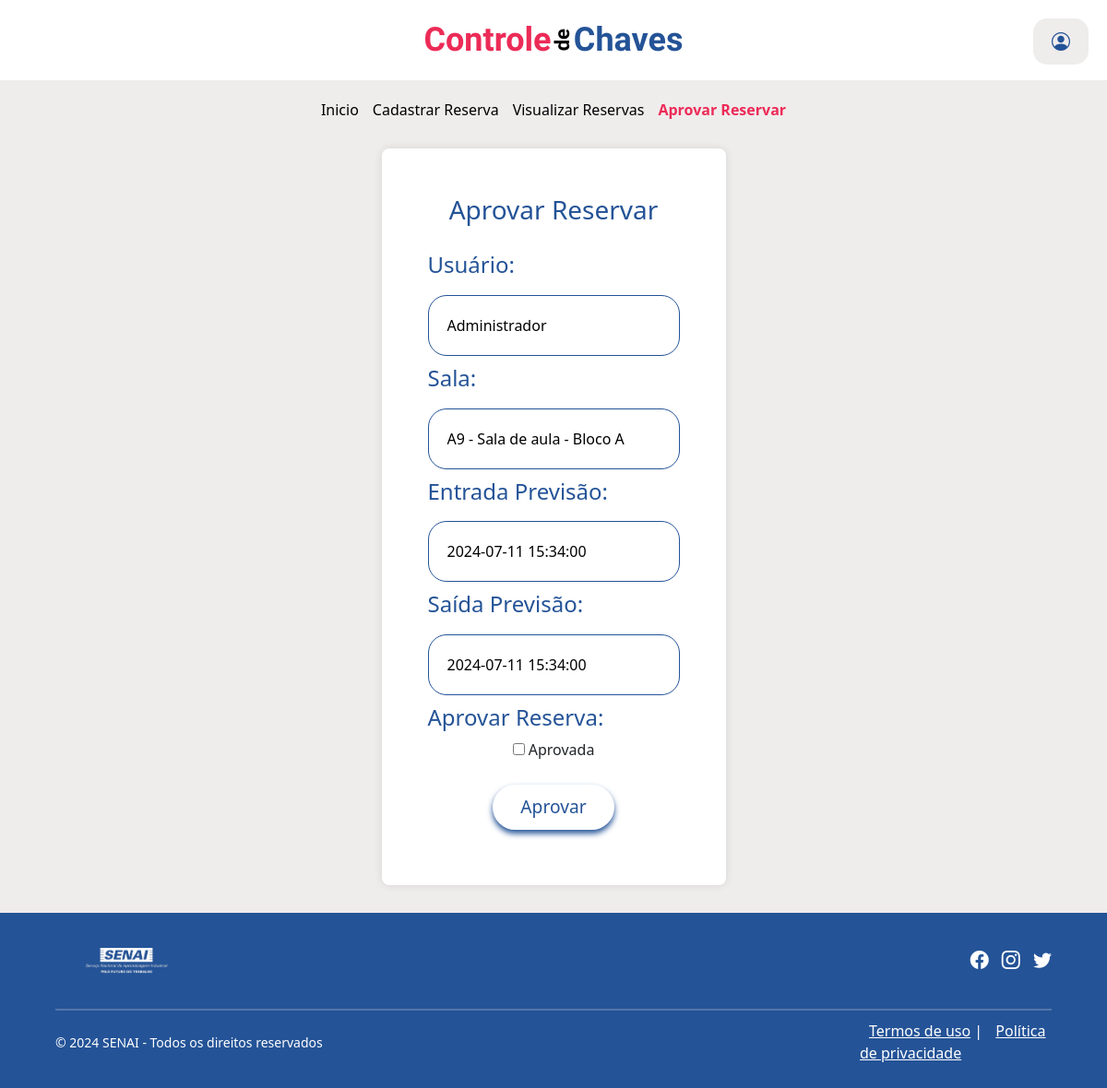
Page /admin/crud_reservas/editar_reservas.php?id_reserva=30 (signed in) on the committed database.
### tables this page shows
CREATE TABLE `tb_reservas` (
  `id_reserva` int(11) NOT NULL,
  `id_sala` int(11) NOT NULL,
  `id_usuario` int(11) NOT NULL,
  `entrada_previsao` datetime NOT NULL,
  `saida_previsao` datetime NOT NULL,
  `dh_reserva` datetime NOT NULL DEFAULT CURRENT_TIMESTAMP,
  `eh_aprovada` tinyint(4) NOT NULL DEFAULT '0',
  `devolver_chave` tinyint(4) NOT NULL DEFAULT '0'
);

CREATE TABLE `tb_usuarios` (
  `id_usuario` int(11) NOT NULL,
  `cpf` varchar(14) NOT NULL,
  `nome_usuario` varchar(45) NOT NULL,
  `senha` varchar(255) NOT NULL,
  `telefone` varchar(16) DEFAULT NULL,
  `eh_admin` tinyint(1) NOT NULL DEFAULT '0',
  `eh_ativo` tinyint(1) NOT NULL DEFAULT '0',
  `id_cargo` int(11) NOT NULL,
  `dh_cadastro` datetime NOT NULL DEFAULT CURRENT_TIMESTAMP
);

CREATE TABLE `tb_salas` (
  `id_sala` int(11) NOT NULL,
  `sala` varchar(100) NOT NULL,
  `bloco` varchar(100) NOT NULL
);

### admin/crud_reservas/editar_reservas.php (the view, shortened to what this page needs)
<?php
include($_SERVER['DOCUMENT_ROOT'] . '/controle_chave/banco/conexao.php');
if (isset($_GET["id_reserva"])) {
    $id_reserva = intval($_GET["id_reserva"]);
    $sql = "SELECT r.*, u.nome_usuario, s.sala, s.bloco FROM tb_reservas r
            JOIN tb_usuarios u ON r.id_usuario = u.id_usuario
            JOIN tb_salas s ON r.id_sala = s.id_sala
            WHERE r.id_reserva = $id_reserva";
    $resultado = mysqli_query($conn, $sql);
    if (mysqli_num_rows($resultado) == 1) {
        $reserva = mysqli_fetch_array($resultado);
        $nome_usuario = $reserva['nome_usuario'];
        $nome_sala = $reserva['sala'] . " - " . $reserva['bloco'];
        $entrada_previsao = $reserva['entrada_previsao'];
        $saida_previsao = $reserva['saida_previsao'];
        $eh_aprovada = $reserva['eh_aprovada'];
    } else {
        echo "Reserva não encontrada.";
        exit();
    }
} else {
    echo "ID da reserva não encontrado na URL.";
    exit();
}
?>
<!DOCTYPE html>
<html lang="pt-BR">
<head>
    <link rel="stylesheet" href="https://cdnjs.cloudflare.com/ajax/libs/bootstrap-icons/1.10.5/font/bootstrap-icons.min.css">
    <link href="https://cdn.jsdelivr.net/npm/bootstrap@5.3.3/dist/css/bootstrap.min.css" rel="stylesheet">
</head>
<body>
<div class="header-container">
       <div class="title-container">
           <h1 class="titulo1"> Controle</h1>
           <h3 class="subtitulo"><span class="rotated-letter"> <b>de</b></span></h3>
           <h1 class="titulo2">Chaves</h1>
       </div>
       <button class="popup-btn" onclick="document.getElementById('popup').style.display='block'"><i class="bi bi-person-circle"></i></button>
   </div>
    <div class="nav-links">
    <a href="../index_admin.php" >Inicio</a>
    <a href="../crud_reservas/cadastrar_reservas.php"> Cadastrar Reserva</b></a>
    <a href="visualizar_reservas.php">Visualizar Reservas</a>
    <a href="editar_reservas.php">Aprovar Reservar</a>
</div>
<div class="form-container">
    <form action="" method="post">
        <h3 class="exemplo">Aprovar Reservar</h3>
        <h4>Usuário:</h4>
        <input type="text" value="<?php echo htmlspecialchars($nome_usuario); ?>" readonly>
        <h4>Sala:</h4>
        <input type="text" value="<?php echo htmlspecialchars($nome_sala); ?>" readonly>
        <h4>Entrada Previsão:</h4>
        <input type="text" value="<?php echo htmlspecialchars($entrada_previsao); ?>" readonly>
        <h4>Saída Previsão:</h4>
        <input type="text" value="<?php echo htmlspecialchars($saida_previsao); ?>" readonly>
        <h4>Aprovar Reserva:</h4>
        <p>
            <input type="checkbox" name="eh_aprovada" id="checkbox_aprovada" value="1" <?php echo ($eh_aprovada == 1) ? 'checked' : ''; ?>> Aprovada
        </p>
        <button type="submit" class="button">Aprovar</button>
    </form>
</div>
<footer>
        <div class="container2">
            <div class="row">
                <div class="col-md-6">
                    <img src="../logo-senai.png" alt=" ">
                </div>
                <div class="col-md-6 text-right">
                    <ul class="social-media">
                        <li><a href="#"><i class="bi bi-facebook"></i></a></li>
                        <li><a href="#"><i class="bi bi-instagram"></i></a></li>
                        <li><a href="#"><i class="bi bi-twitter"></i></a></li>
                    </ul>
                </div>
            </div>
            <hr>
            <div class="row">
                <div class="col-md-6">
                    <div class="copyright">
                        <p>&copy; 2024 SENAI - Todos os direitos reservados</p>
                    </div>
                </div>
                <div class="col-md-6 text-right">
                    <p class="footer-links">
                        <a href="#">Termos de uso</a> | <a href="#">Política de privacidade</a>
                    </p>
                </div>
            </div>
        </div>
    </footer>
</body>
</html>

### admin/crud_reservas/editar_reservas.php (style rules this page uses)
body { margin: 0; font-family: system-ui, -apple-system, BlinkMacSystemFont, 'Segoe UI', Roboto, Oxygen, Ubuntu, Cantarell, 'Open Sans', 'Helvetica Neue', sans-serif; background-color: #EFECEC; margin: 0; display: flex; flex-direction: column; min-height: 100vh; justify-content: center; align-items: center; }
.header-container { display: flex; justify-content: center; align-items: center; width: 100%; background-color: #FFFFFF; }
.title-container { display: flex; justify-content: center; align-items: center; background-color: #FFFFFF; padding: 20px; width: 100%; text-align: center; font-family: "Chau Philomene One", sans-serif; font-weight: 400; font-style: normal; }
.titulo1 { color: #EC2B57; margin: 0 10px; font-size: 2em; }
.subtitulo { color: #000000; margin: 0 10px; font-size: 1.5em; }
.titulo2 { color: #245397; margin: 0 10px; font-size: 2em; }
.rotated-letter { display: inline-block; transform: rotate(-90deg); transform-origin: center; }
.titulo1, .subtitulo, .titulo2 { margin: 0; padding: 0; }
.titulo1 { font-size: 36px; font-weight: bold; }
.subtitulo { font-size: 22px; font-weight: normal; padding-top: 10px; }
.titulo2 { font-size: 36px; font-weight: bold; }
.subtitulo { margin-bottom: 0.5em; }
.popup-btn { position: fixed; top: 20px; right: 20px; padding: 10px 20px; background-color:#EFECEC; color: #245397; border: none; border-radius: 15px; cursor: pointer; font-size: 20px; }
footer { background-color: #245397; color: white; padding: 10px 0; width: 100%; margin-top: 30px; }
.container2 { width: 90%; margin: 0 auto; }
.row { display: flex; justify-content: space-between; align-items: center; }
.col-md-6 { flex-basis: 50%; }
img { width: 150px; height: auto; }
.social-media { list-style: none; margin: 0; padding: 0; text-align: right; }
.social-media li { display: inline-block; margin-left: 10px; }
.social-media a { color: #ffffff; font-size: 20px; }
.copyright { font-size: 14px; }
hr { margin: 10px 0; border: 1px solid #e0e0e0; }
.footer-links { display: inline-block; margin-left: 320px; }
.footer-links a { color: white; margin-left: 10px; }
.nav-links { display: flex; justify-content: center; margin: 20px 0; gap: 15px; }
.nav-links a { text-decoration: none; color: black; transition: color 0.3s ease; }
.nav-links a.active { color: #EC2B57; font-weight: bold; }
.exemplo { color: #245397; padding-bottom: 20px; }
h4 { text-align: left; color: #245397; }
.form-container { display: flex; justify-content: center; align-items: center; flex-grow: 1; padding-top: 10px; }
form { background: #fff; padding: 50px; border-radius: 8px; box-shadow: 0 0 10px rgba(0, 0, 0, 0.1); text-align: center; }
input[type="text"],option { width: 100%; max-width: 400px; padding: 20px; margin: 10px 0; border: 1px solid #245397; border-radius: 20px; }
.button { display: inline-block; padding: 10px 30px; margin: 10px; text-decoration: none; color: #245397; background-color: white; border: none; border-radius: 25px; box-shadow: 0 4px 6px #245397; cursor: pointer; transition: background-color 0.3s ease, box-shadow 0.3s ease; font-size: 1.2em; }

### rows in the picture
tb_reservas: id_usuario.nome_usuario "Administrador", id_sala.bloco "A9 - Sala de aula - Bloco A", entrada_previsao "2024-07-11 15:34:00", saida_previsao "2024-07-11 15:34:00"
